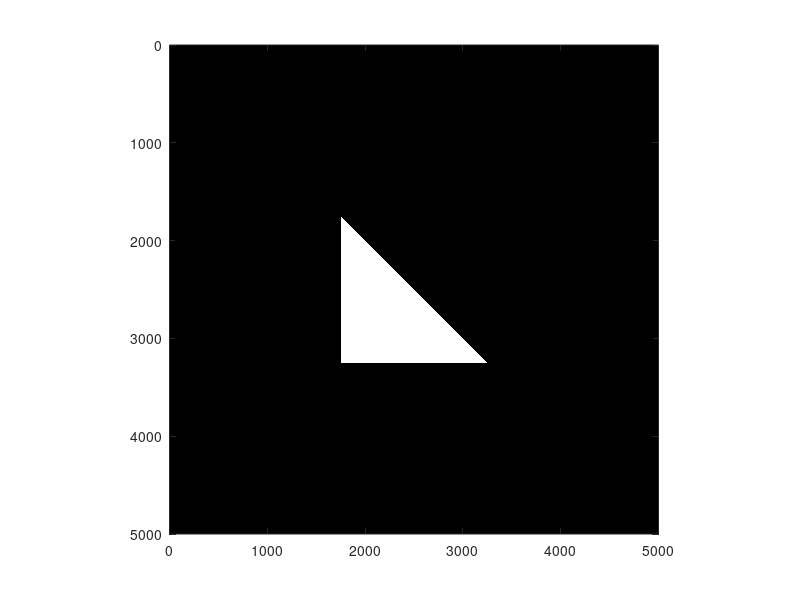

This figure's MATLAB source:
%Thomas Karpishin
%OPT 211
%April 23, 2020
%Final Project
%Making a triangular aperture

%Define aperture field
apl = 5000; %Size of aperture field
ap = zeros(apl); %Define actual aperture plane

side = 1500;

for ijk = round(1+apl/2-side/2) : round(1+apl/2+side/2)
    for lmn = round(1+apl/2-side/2) : round(1+apl/2+side/2)
        if lmn < ijk
            ap(ijk,lmn) = 1;
        else
            ap(ijk,lmn) = 0;
        end
    end
end


%Plot the aperture field
figure
imagesc(ap) %Plot image of the aperture field
colormap gray %set color of the aperture field plot
axis equal %set the display scale of the axes
axis([0 apl 0 apl]) %set axes limits to size of aperture field



